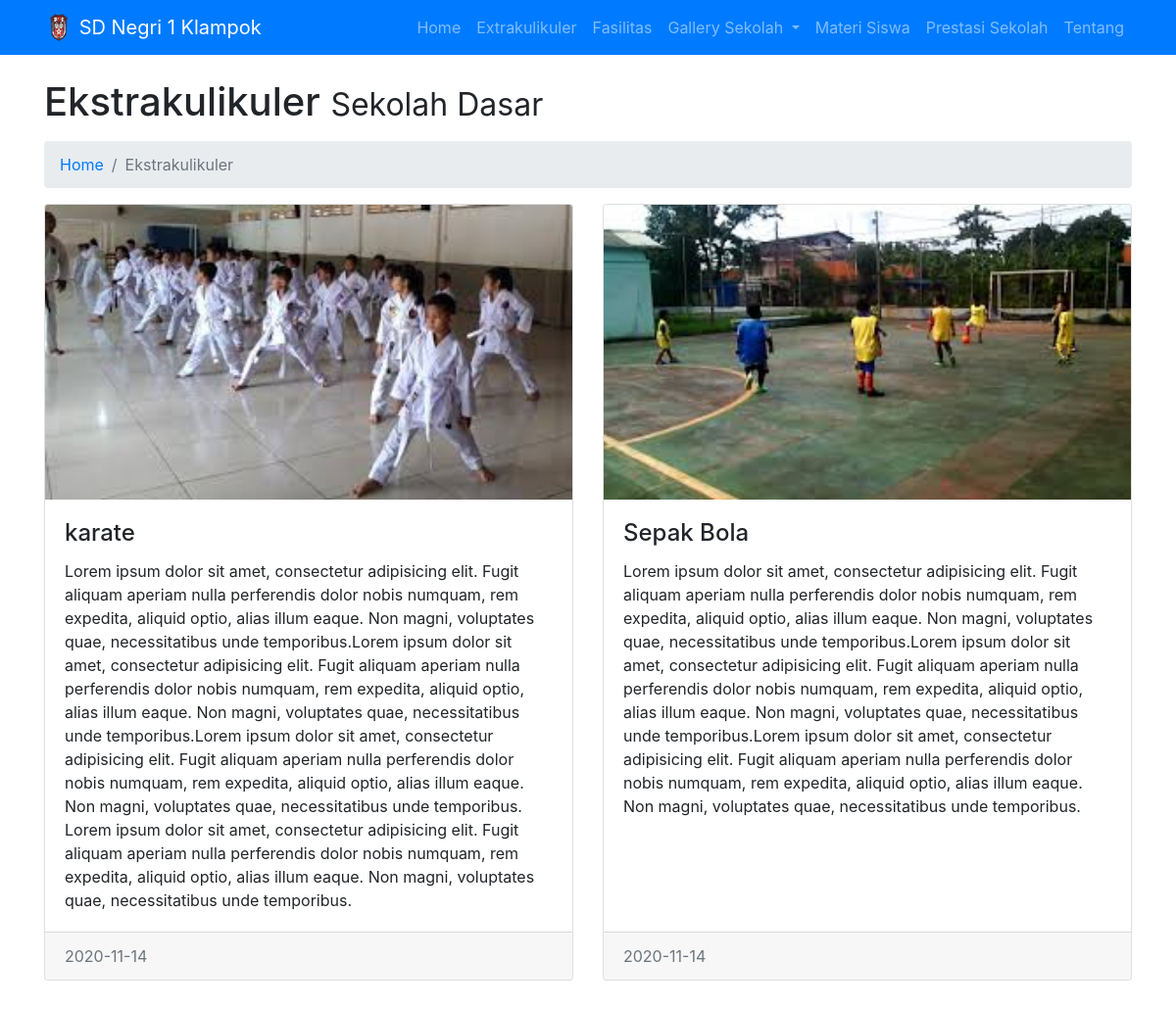
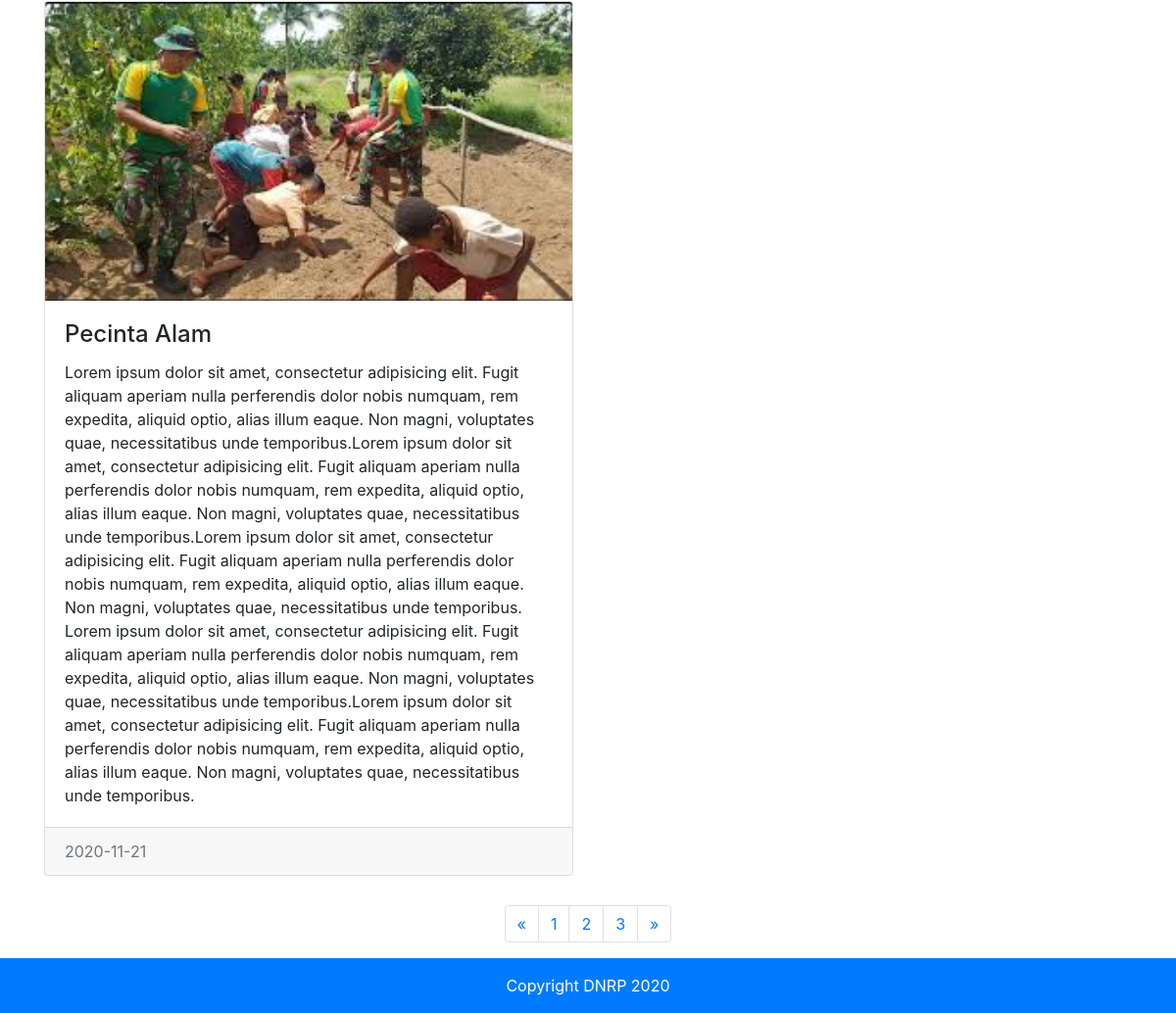
The app's page /index.php/user/ekstrakurikuler with its own data (2 pictures, top to bottom).
### tables this page shows
CREATE TABLE `content` (
  `id` int(100) NOT NULL,
  `judul` text NOT NULL,
  `isi` text NOT NULL,
  `tanggal` date NOT NULL,
  `kategori` varchar(100) NOT NULL,
  `file` varchar(500) NOT NULL
);

### application/controllers/user.php (called while the page is built, shortened)
<?php
class user extends CI_Controller {
    function  __construct(){
		$this->load->helper('url');
	}
	public function ekstrakurikuler()
	{
		$data['content'] = $this->db->get_where('content',array('kategori'=>'ekstrakulikuler'))->result();
        $data['judul'] = "ekstrakurikuler";
        $this->load->view('user/template/header',$data);
        $this->load->view('user/v_ekstrakurikuler',$data);
		$this->load->view('user/template/footer',$data);
	}
}

### index.php (called while the page is built, shortened)
<?php
require_once BASEPATH.'core/CodeIgniter.php';

### application/views/user/v_ekstrakurikuler.php (the view, shortened to what this page needs)
<div class="container">
    <h1 class="mt-4 mb-3">Ekstrakulikuler
        <small>Sekolah Dasar</small>
    </h1>
    <ol class="breadcrumb">
        <li class="breadcrumb-item">
            <a href="<?= base_url(); ?>">Home</a>
        </li>
        <li class="breadcrumb-item active">Ekstrakulikuler</li>
    </ol>
    <div class="row">
        <?php
            foreach ($content as $ctn) {
        ?>
        <div class="col-lg-6 portfolio-item">
            <div class="card h-100 ">
                <a href="#"><img class="card-img-top" src="<?= base_url(); ?>assets/file/<?= $ctn->file; ?>" alt=""></a>
                <div class="card-body">
                    <h4 class="card-title">
                    <?php echo $ctn->judul ?>
                    </h4>
                    <p class="card-text"><?php echo $ctn->isi ?></p>
                </div>
                <div class="card-footer text-muted">
                    <?php echo $ctn->tanggal ?>
                </div>
            </div>
        </div>
        <?php } ?>
    </div>
    <ul class="pagination justify-content-center">
        <li class="page-item">
            <a class="page-link" href="#" aria-label="Previous">
                <span aria-hidden="true">&laquo;</span>
            </a>
        </li>
        <li class="page-item">
            <a class="page-link" href="#">1</a>
        </li>
        <li class="page-item">
            <a class="page-link" href="#">2</a>
        </li>
        <li class="page-item">
            <a class="page-link" href="#">3</a>
        </li>
        <li class="page-item">
            <a class="page-link" href="#" aria-label="Next">
                <span aria-hidden="true">&raquo;</span>
            </a>
        </li>
    </ul>
</div>

### assets/css/blog-home.css (style rules this page uses)
body { padding-top: 56px; }

### assets/css/modern-business.css (style rules this page uses)
body { padding-top: 56px; }
.portfolio-item { margin-bottom: 30px; }

### records on screen
content: file (picture), judul "karate", isi "Lorem ipsum dolor sit amet, consectetur adipisicing elit. Fugit aliquam aperiam nulla perferendis dolor nobis numquam, rem expedita, aliquid optio, alias illum eaque. Non magni, voluptates quae, necessitatibus unde temporibus.Lorem ipsum dolor sit amet, consectetur adipisicing elit. Fugit aliquam aperiam nulla perferendis dolor nobis numquam, rem expedita, aliquid optio, alias illum eaque. Non magni, voluptates quae, necessitatibus unde temporibus.Lorem ipsum dolor sit amet, consectetur adipisicing elit. Fugit aliquam aperiam nulla perferendis dolor nobis numquam, rem expedita, aliquid optio, alias illum eaque. Non magni, voluptates quae, necessitatibus unde temporibus. Lorem ipsum dolor…", tanggal "2020-11-14"
content: file (picture), judul "Sepak Bola", isi "Lorem ipsum dolor sit amet, consectetur adipisicing elit. Fugit aliquam aperiam nulla perferendis dolor nobis numquam, rem expedita, aliquid optio, alias illum eaque. Non magni, voluptates quae, necessitatibus unde temporibus.Lorem ipsum dolor sit amet, consectetur adipisicing elit. Fugit aliquam aperiam nulla perferendis dolor nobis numquam, rem expedita, aliquid optio, alias illum eaque. Non magni, voluptates quae, necessitatibus unde temporibus.Lorem ipsum dolor sit amet, consectetur adipisicing elit. Fugit aliquam aperiam nulla perferendis dolor nobis numquam, rem expedita, aliquid optio, alias illum eaque. Non magni, voluptates quae, necessitatibus unde temporibus.", tanggal "2020-11-14"
content: file (picture), judul "Pecinta Alam", isi "Lorem ipsum dolor sit amet, consectetur adipisicing elit. Fugit aliquam aperiam nulla perferendis dolor nobis numquam, rem expedita, aliquid optio, alias illum eaque. Non magni, voluptates quae, necessitatibus unde temporibus.Lorem ipsum dolor sit amet, consectetur adipisicing elit. Fugit aliquam aperiam nulla perferendis dolor nobis numquam, rem expedita, aliquid optio, alias illum eaque. Non magni, voluptates quae, necessitatibus unde temporibus.Lorem ipsum dolor sit amet, consectetur adipisicing elit. Fugit aliquam aperiam nulla perferendis dolor nobis numquam, rem expedita, aliquid optio, alias illum eaque. Non magni, voluptates quae, necessitatibus unde temporibus. Lorem ipsum dolor…", tanggal "2020-11-21"
